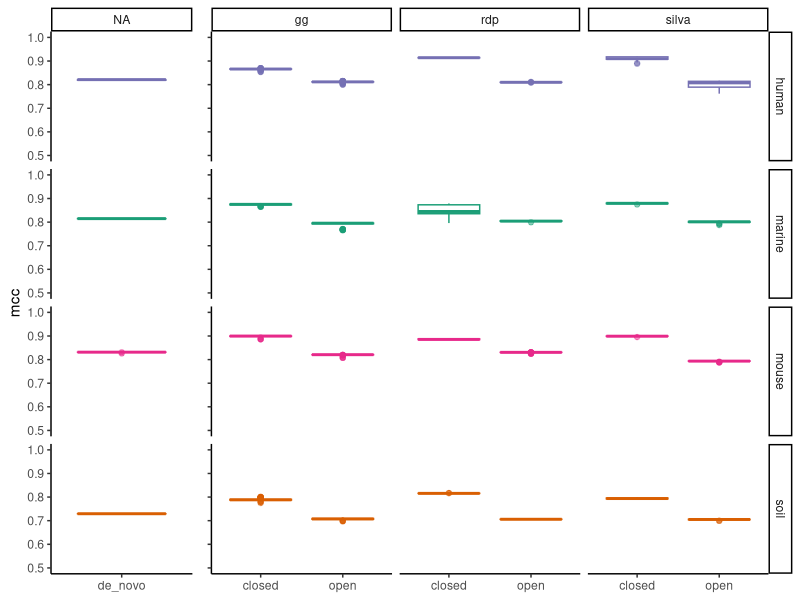
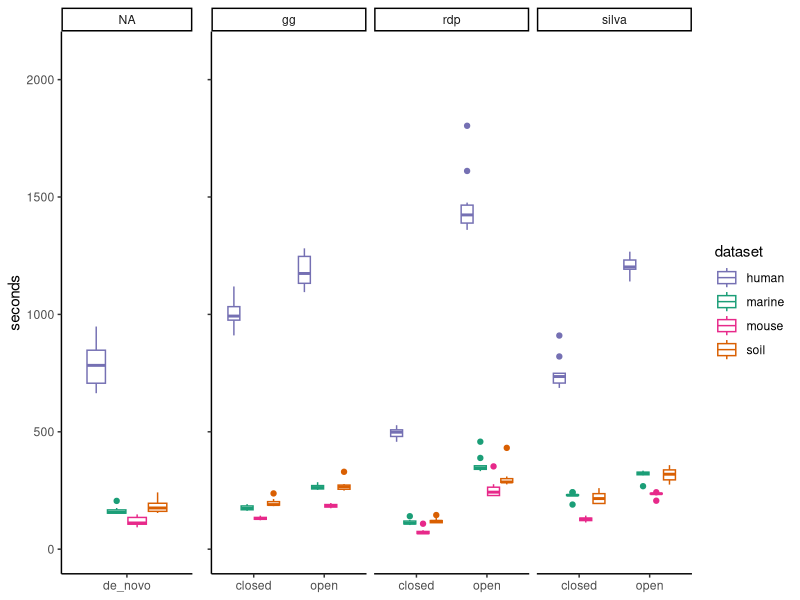
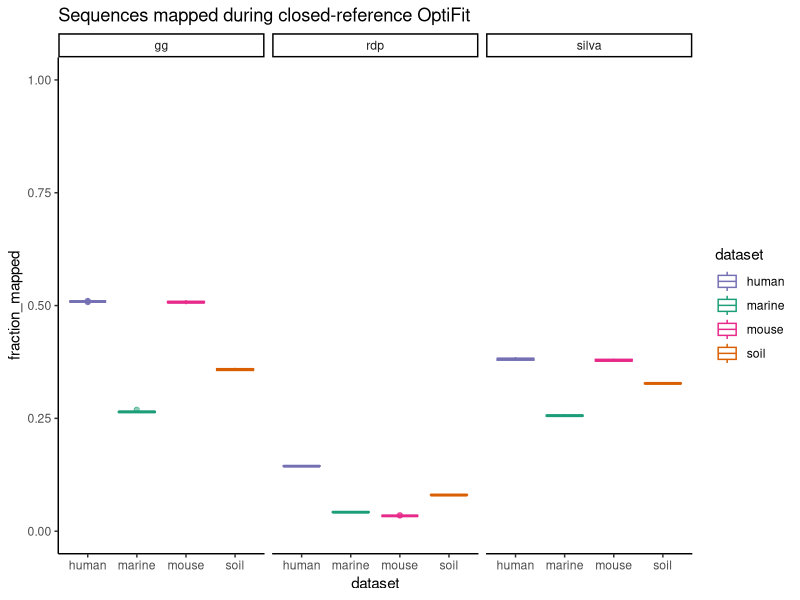

Recreate these plots in R, in order.
## ---- chunk 1
knitr::opts_chunk$set(echo = TRUE,
                      message = FALSE,
                      fig.path = "figures/"
                      )
## ---- chunk 2
library(cowplot)
library(here)
library(knitr)
library(tidyverse)
theme_set(theme_classic())
color_palette <- RColorBrewer::brewer.pal(4, "Dark2")
dataset_colors <- c(
  human = color_palette[[3]],
  marine = color_palette[[1]],
  mouse = color_palette[[4]],
  soil = color_palette[[2]]
)
## ---- chunk 3
relevel_method <- function(df) {
  df %>%
    mutate(method = fct_relevel(method, c("open", "closed", "de_novo")))
}
plot_box_mcc <- function(df) {
  df %>%
    group_by(dataset, method) %>%
    ggplot(aes(x = method, y = mcc, color = dataset)) +
    geom_boxplot(alpha = 0.5) +
    scale_color_manual(values = dataset_colors) +
    ylim(0.5, 1) +
    facet_grid(dataset ~ ref) +
    theme(legend.position = "None",
          axis.title.x = element_blank())
}
plot_box_time <- function(df) {
  df %>%
    group_by(dataset, method) %>%
    ggplot(aes(x = method, y = s, color = dataset)) +
    geom_boxplot() +
    scale_color_manual(values = dataset_colors) +
    facet_wrap("ref") +
    ylim(0,2100) +
    labs(y = 'seconds') +
    theme(axis.title.x = element_blank())
}
## ---- chunk 4
sensspec_fit <-
  read_tsv(here('subworkflows/2_fit_reference_db/results/sensspec.tsv')) 
sensspec_clust <- read_tsv(here('subworkflows/1_prep_samples/results/sensspec.tsv'))
#sensspec <- bind_rows(sensspec_fit, sensspec_clust) 

mcc_plot_fit <- sensspec_fit %>% 
  plot_box_mcc() +
  theme(axis.text.y = element_blank(),
        axis.title.y = element_blank())
mcc_plot_clust <- sensspec_clust %>% 
  plot_box_mcc() + 
  theme(strip.background.y = element_blank(),
        strip.text.y = element_blank())
  
plot_grid(mcc_plot_clust, mcc_plot_fit, 
          align = "h", rel_widths = c(1,3))
## ---- chunk 5
benchmarks_fit <-
  read_tsv(here('subworkflows/2_fit_reference_db/results/benchmarks.tsv'))
benchmarks_clust <- read_tsv(here('subworkflows/1_prep_samples/results/benchmarks.tsv'))

time_plot_fit <- benchmarks_fit %>% 
  plot_box_time() +
  theme(axis.text.y = element_blank(),
        axis.title.y = element_blank())
time_plot_clust <- benchmarks_clust %>% 
  plot_box_time() +
  theme(legend.position = "None")

plot_grid(time_plot_clust, time_plot_fit,
          align = "h", rel_widths = c(1,3))
## ---- chunk 6
dataset_sizes <-
  read_tsv(here('subworkflows/1_prep_samples/results/dataset_sizes.tsv'))
kable(dataset_sizes)
## ---- chunk 7
ref_sizes <-
  read_tsv(here('subworkflows/2_fit_reference_db/results/ref_sizes.tsv'))
kable(ref_sizes)
## ---- chunk 8
fractions <- read_tsv(here('subworkflows/2_fit_reference_db/results/fraction_reads_mapped.tsv'))
fractions %>% 
  ggplot(aes(x=dataset, y=fraction_mapped, color=dataset)) +
  geom_boxplot(alpha = 0.5) +
  scale_color_manual(values = dataset_colors) +
  facet_wrap("ref") +
  ylim(0, 1) +
  labs(title="Sequences mapped during closed-reference OptiFit")
